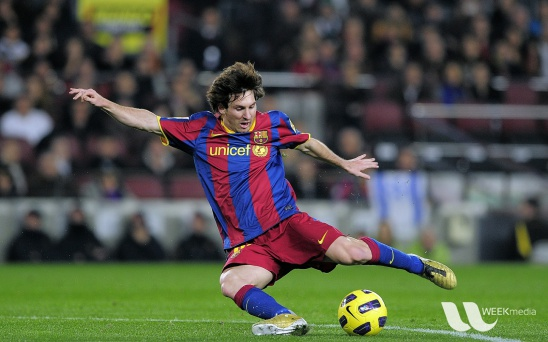
#> input picture messi5.jpg, 548 x 342 px
$ jupyter execute '15 canny_edge_detection_opencv.ipynb'   (older library calls are emulated)
#> lines starting #> are read from the running program, lines starting #| are printed output that depends on the picture; after the words box and inside, x2 and y2 are one past the last pixel; in counts of white or black regions, pixels touching at a corner belong together
[cell 1]
import cv2
import numpy as np
import matplotlib.pyplot as plt

img = cv2.imread("messi5.jpg", 0)
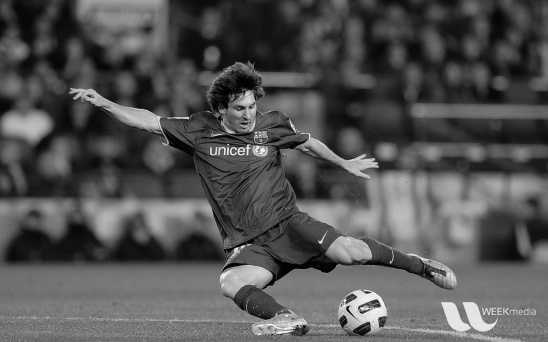
#> img: shape (342, 548); min 0, max 253, mean 83.3
canny = cv2.Canny(img, 100, 200)
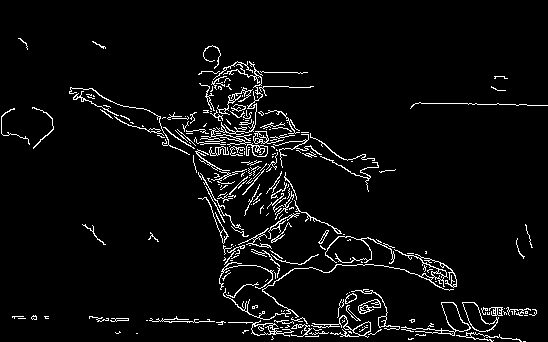
#> canny: shape (342, 548); 4.7% white in thin lines or dots, all inside (x1, y1, x2, y2) = (1, 38, 548, 342)

titles = ["image","canny"]
images = [img,canny]
for i in range(2):
    plt.subplot(1,2, i+1), plt.imshow(images[i], 'gray')
    plt.title(titles[i])
    plt.xticks([]), plt.yticks([])

plt.show()
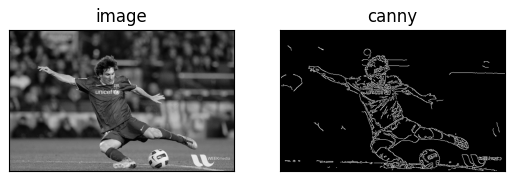
#> figure drawn by matplotlib, 2 panels

[cell 2]
import cv2
import numpy as np
import matplotlib.pyplot as plt

img = cv2.imread("sudoku.png", 0)
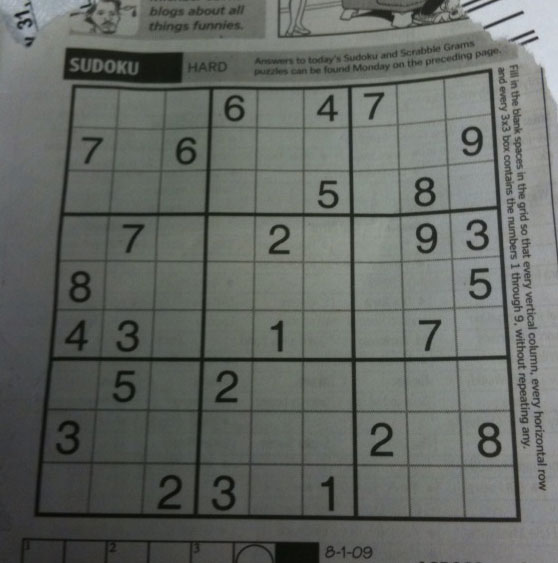
#> input picture sudoku.png, 558 x 563 px
#> img: shape (563, 558); min 7, max 218, mean 101.8
canny = cv2.Canny(img, 100, 200)
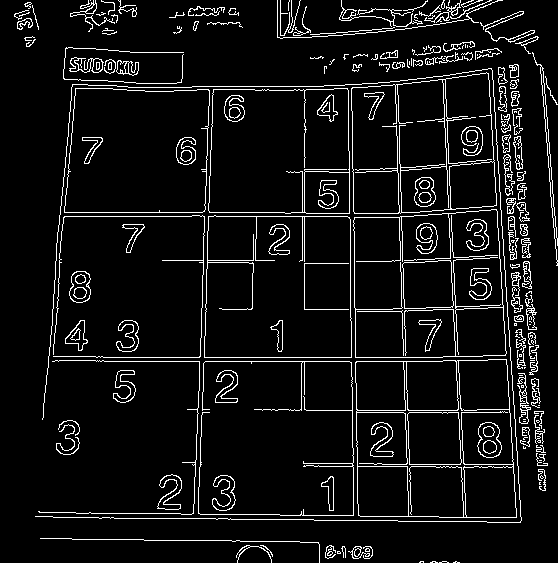
#> canny: shape (563, 558); 7.2% white in thin lines or dots

titles = ["image","canny"]
images = [img,canny]
for i in range(2):
    plt.subplot(1,2, i+1), plt.imshow(images[i], 'gray')
    plt.title(titles[i])
    plt.xticks([]), plt.yticks([])

plt.show()

[cell 3]
import cv2
import matplotlib.pyplot as plt
import numpy as np
img = cv2.imread("messi5.jpg", 0)
lap = cv2.Laplacian(img, cv2.CV_64F, ksize =3 )
lap = np.uint8(np.absolute(lap))
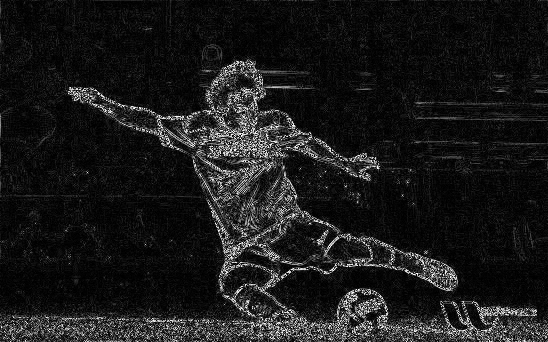
#> lap: shape (342, 548); min 0, max 254, mean 25.7
sobelx = cv2.Sobel(img, cv2.CV_64F, 1, 0)
sobely = cv2.Sobel(img, cv2.CV_64F, 0, 1)
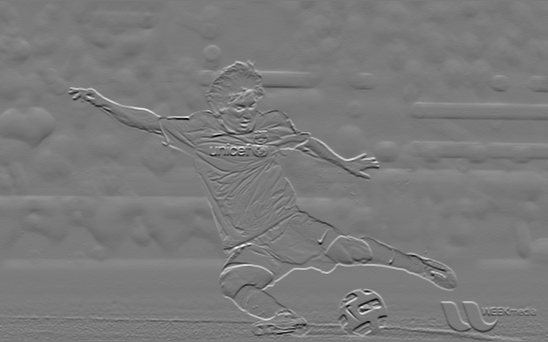
#> sobely: shape (342, 548) float64; min -796, max 855, mean 1.3; drawn with min black and max white
canny = cv2.Canny(img,100, 200)

sobelx = np.uint8(np.absolute(sobelx))
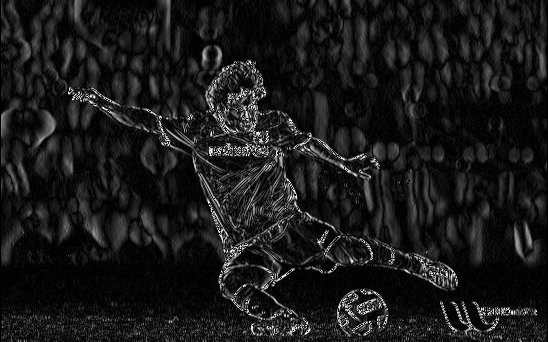
#> sobelx: shape (342, 548); min 0, max 255, mean 25.6
sobely = np.uint8(np.absolute(sobely))
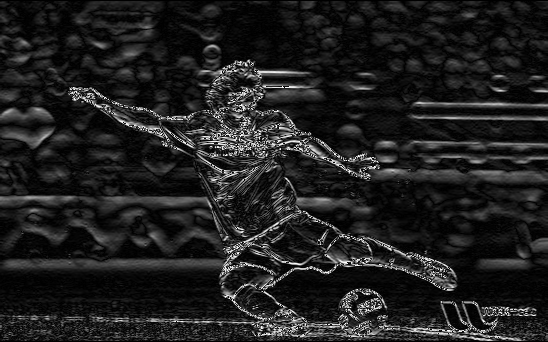
#> sobely: shape (342, 548); min 0, max 255, mean 31.6

titles = ['image','lap','sobelx','sobely','canny']
images = [img,lap,sobelx,sobely,canny]
for i in range(5):
    plt.subplot(3,2,i+1), plt.imshow(images[i], 'gray')
    plt.title(titles[i])
    plt.xticks([]), plt.yticks([])

plt.show()

[cell 4]
import cv2
import numpy as np
import matplotlib.pyplot as plt

def color(x):
    print(x)
img = cv2.imread("messi5.jpg", 0)
canny = cv2.Canny(img, 100, 200)
cv2.createTrackbar('Blue','image',0 , 255, color)

titles = ["image","canny"]
images = [img,canny]
for i in range(2):
    plt.subplot(1,2, i+1), plt.imshow(images[i], 'gray')
    plt.title(titles[i])
    plt.xticks([]), plt.yticks([])
    b = cv2.getTrackbarPos('Blue','image')

    img[:] = [b]
#> img: shape (342, 548); every value is 0
plt.show()

[cell 5]
import numpy as np
import cv2 as cv

def color(x):
    print(x)

def canny(dx,dy):
    cv.canny(img,dx,dy)
    print(dx,dy)

#dx = 0
#dy =0

img = cv.imread("messi5.jpg", 0)
#img = np.zeros((300,512,3), np.uint8)
cv.namedWindow("image")

#canny = cv.Canny(img, dx,dy)

cv.createTrackbar('dx','image',0 , 200, canny)
cv.createTrackbar('dy','image',0 , 200, canny)

while(1):
    cv.imshow('image',img)
    k = cv.waitKey(1) & 0xFF
#> (key Esc is pressed here)
    if k == 27:
        break

    b = cv.getTrackbarPos('dx','image')
    c = cv.getTrackbarPos('dy','image')

    canny[:] = [b,c]

cv.destroyAllWindows()

[cell 6]
import cv2 as cv

def cannyf(thresh1 =0):
    thresh1 = cv.getTrackbarPos('thresh1','canny')
    thresh2 = cv.getTrackbarPos('thresh2','canny')
    edge = cv.Canny(img, thresh1, thresh2)
    cv.imshow('canny', edge)

if __name__ == '__main__':
#while(1):
    original = cv.imread('messi5.jpg',1)
#> original is the input picture: shape (342, 548, 3); mean B, G, R 72.4, 86, 82.2
    img = original.copy()
    img = cv.GaussianBlur(img, (5,5), 0)
#> img: shape (342, 548, 3)

    cv.namedWindow('canny')

    thresh1 =100
    thresh2 = 1
    cv.createTrackbar('thresh1','canny',thresh1,255,cannyf)
    cv.createTrackbar('thresh2','canny',thresh2,255,cannyf)
    cannyf(1)
#> in cannyf, `edge = cv.Canny(img, thresh1, thresh2)`:
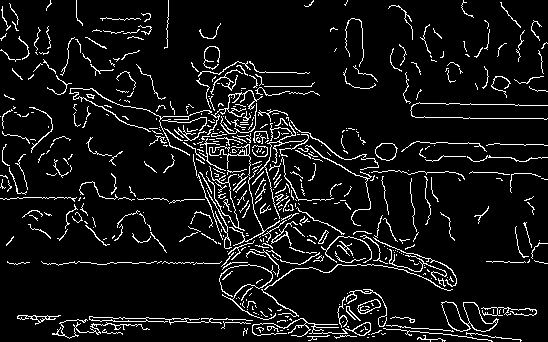
#> edge: shape (342, 548); 7.8% white in thin lines or dots
    cv.imshow('Frame',original)

    '''k = cv.waitKey(1) & 0xFF
    if k == 27:
        break'''
cv.waitKey(0)

cv.destroyAllWindows()
